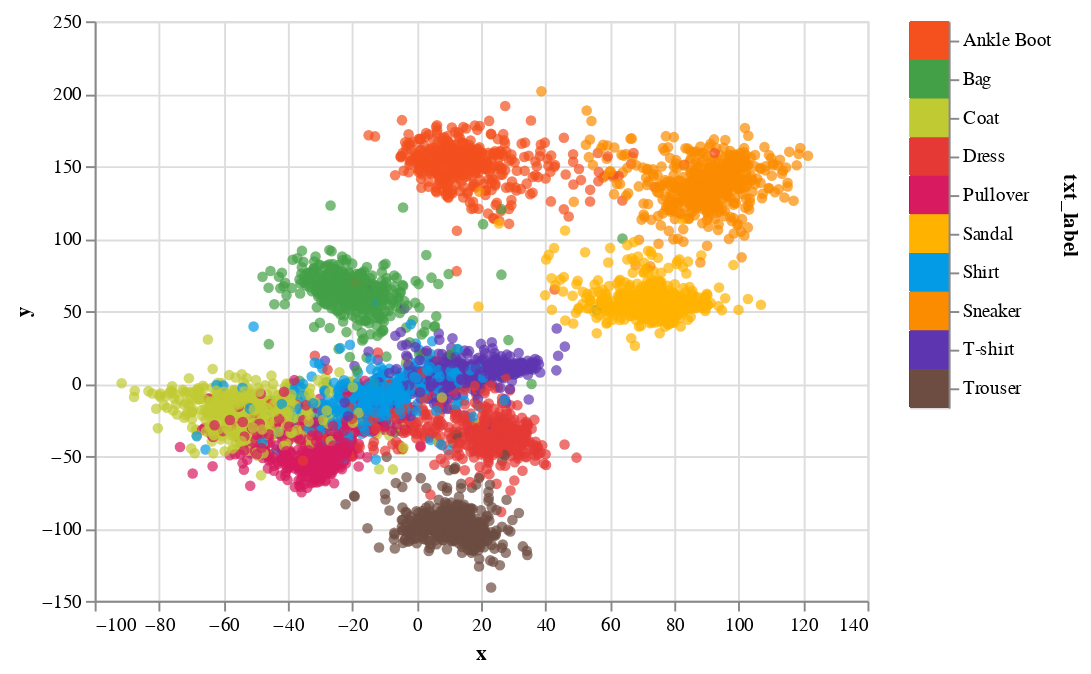

Notebook cell for this chart:
### Code cell
# define what user selection means
selection = alt.selection_multi(fields=['txt_label'])

# define color scale
color_scale = alt.Color('txt_label:N', legend=None,
                scale=alt.Scale(domain=txt_labels, range=colors))
alt_color =  alt.value('lightgray')
# conditional color -> if in selection color else lightgray
color = alt.condition(selection, color_scale, alt_color)

scatter = alt.Chart(df).mark_circle().encode(
    x='x:Q',
    y='y:Q',
    color=color,
    tooltip=['txt_label', 'id']
).interactive()

legend = alt.Chart(df).mark_rect().encode(
    y=alt.Y('txt_label', axis=alt.Axis(orient='right')),
    color=color
).add_selection(
    selection
)

# scatter | legend
scatter | legend

### Figure 1 — Vega-Lite specification as saved in the notebook (floating-point values rounded to 4 significant figures; data arrays with more than 128 entries replaced by an {"elided": "..."} marker saying what was removed)
{"config": {"view": {"continuousWidth": 400, "continuousHeight": 300}}, "hconcat": [{"mark": "circle", "encoding": {"color": {"condition": {"type": "nominal", "field": "txt_label", "legend": null, "scale": {"domain": ["T-shirt", "Trouser", "Pullover", "Dress", "Coat", "Sandal", "Shirt", "Sneaker", "Bag", "Ankle Boot", "Unknown"], "range": ["#5E35B1", "#6D4C41", "#D81B60", "#e53935", "#C0CA33", "#FFB300", "#039BE5", "#FB8C00", "#43A047", "#F4511E", "#757575"]}, "selection": "selector007"}, "value": "lightgray"}, "tooltip": [{"type": "nominal", "field": "txt_label"}, {"type": "quantitative", "field": "id"}], "x": {"type": "quantitative", "field": "x"}, "y": {"type": "quantitative", "field": "y"}}, "selection": {"selector008": {"type": "interval", "bind": "scales", "encodings": ["x", "y"]}}}, {"mark": "rect", "encoding": {"color": {"condition": {"type": "nominal", "field": "txt_label", "legend": null, "scale": {"domain": ["T-shirt", "Trouser", "Pullover", "Dress", "Coat", "Sandal", "Shirt", "Sneaker", "Bag", "Ankle Boot", "Unknown"], "range": ["#5E35B1", "#6D4C41", "#D81B60", "#e53935", "#C0CA33", "#FFB300", "#039BE5", "#FB8C00", "#43A047", "#F4511E", "#757575"]}, "selection": "selector007"}, "value": "lightgray"}, "y": {"type": "nominal", "axis": {"orient": "right"}, "field": "txt_label"}}, "selection": {"selector007": {"type": "multi", "fields": ["txt_label"]}}}], "data": {"name": "data-0ffd47119ca8b17ba759fed2318bc5f3"}, "$schema": "https://vega.github.io/schema/vega-lite/v4.0.2.json", "datasets": {"data-0ffd47119ca8b17ba759fed2318bc5f3": {"elided": "5000 records"}}}
